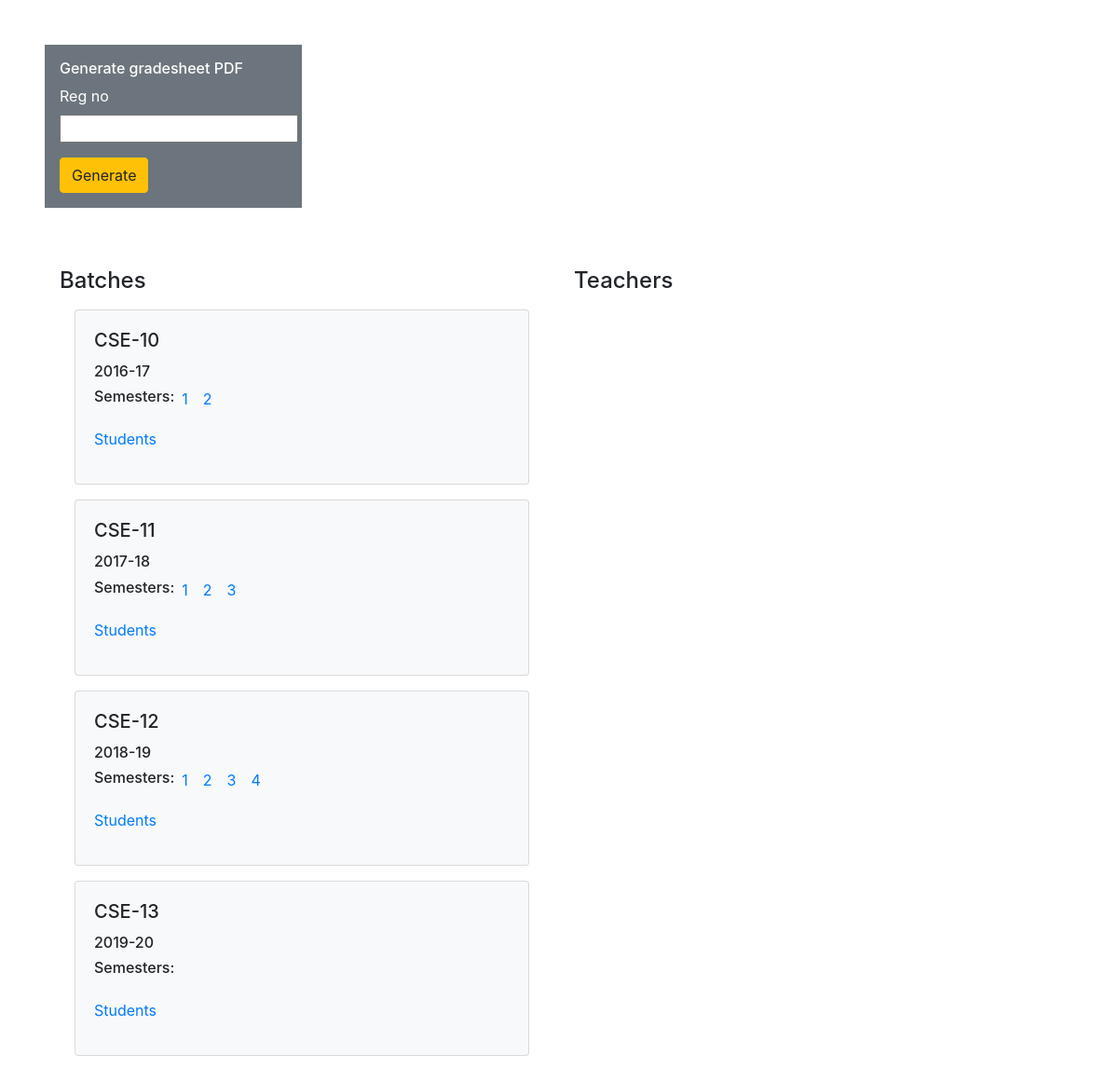
The app's page /, older data.
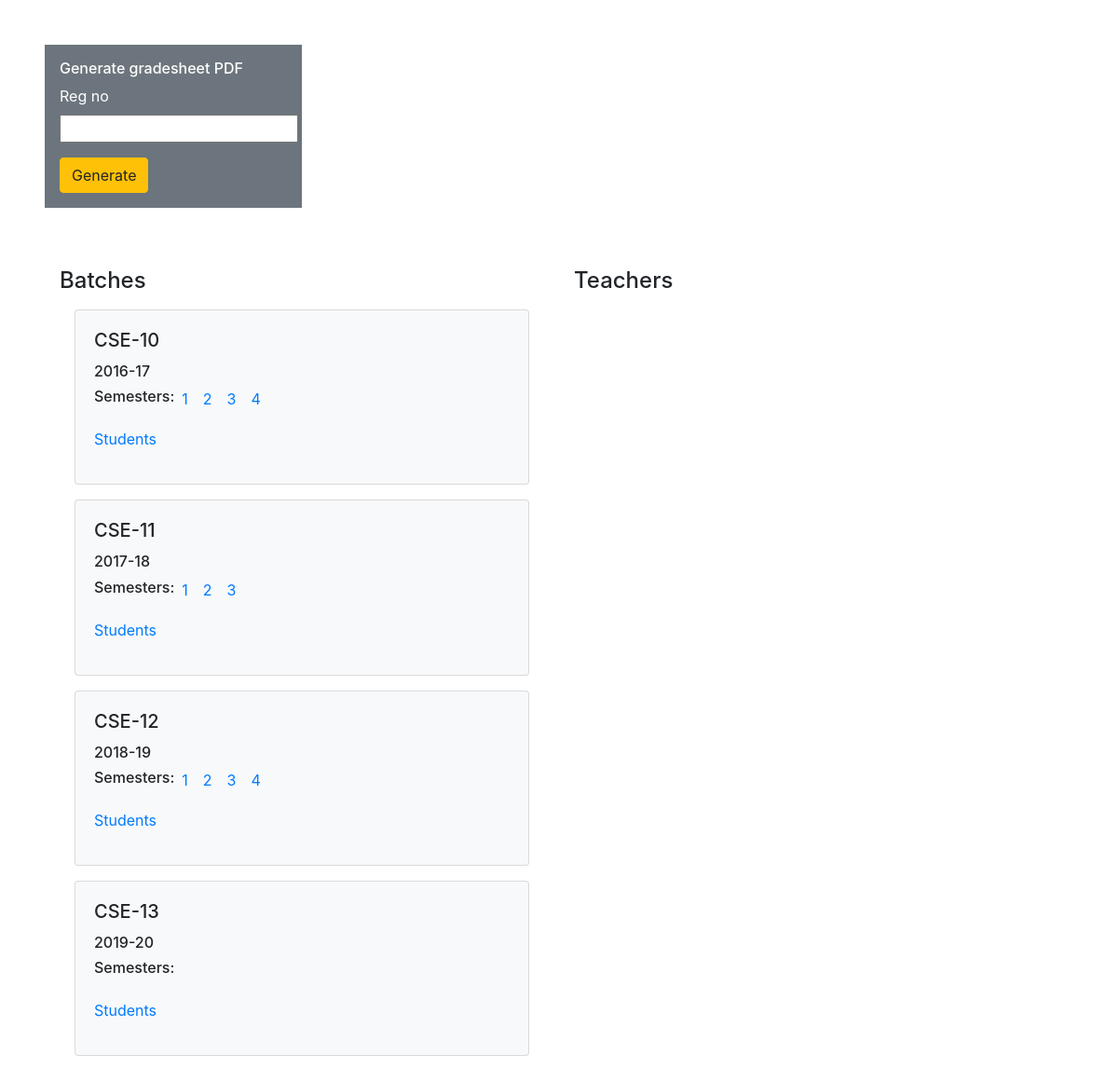
The same page, newer data.
### main/models.py (models this page shows)
class Batch(models.Model):
    id = models.AutoField
    batch_id = models.CharField(max_length=18, default="") # It shall be removed later, all the work will be modified accrodingly
    batch_no = models.CharField(max_length=6, default="")
    session = models.CharField(max_length=8, default="")

class Semester(models.Model):
    id = models.AutoField
    batch_no = models.CharField(max_length=8, default="")
    semester_no = models.IntegerField(default=None)

### RMS1/views.py (the view, shortened to what this page needs)
# urls.py: path('', views.dashboard, name="dashboard"),
def dashboard(request):
    teachers = Teacher.objects.all()
    batches_collection = Batch.objects.all()
    batches = list()
    for batch in batches_collection:
        new_dict = dict()
        semester_list = Semester.objects.filter(batch_no=batch.batch_no)
        new_list = list()
        for semester in semester_list:
            new_list.append(semester)
        new_dict['batch_id'] = batch.batch_id
        new_dict['batch_no'] = batch.batch_no
        new_dict['session'] = batch.session
        new_dict['semesters'] = new_list
        batches.append(new_dict)
    return render(request, 'index.html', {'batches' : batches, 'teachers' : teachers})

### RMS1/templates/index.html (shortened to what this page needs)
{% extends 'main/base.html' %}
{% block body %}
<section class="gradesheet_generator m-5">
    <form method="post" class="w-25 bg-secondary text-white p-3"> {% csrf_token %}
        <h6>Generate gradesheet PDF</h6>
        <div class="form-group">
            <label for="session">Reg no</label>
            <input type="text" name="reg_no" id="reg_no" required>
        </div>
        <button type="submit" class="btn btn-warning">Generate</button>
    </form>
</section>
<section class="row m-5">
    <section class="batch-list p-3 col">
        <h4>Batches</h4>
        {% for batch in batches %}
        <div class="card bg-light m-3">
            <div class="card-body">
                <h5 class="card-title">{{batch.batch_no}}</h5>
                <h6 class="card-text">{{batch.session}}</h6>
                <ul class="list-unstyled d-flex">
                    <h6>Semesters: </h6>
                    {% for semester in batch.semesters %}
                        {% if semester.batch_no == batch.batch_no  %}
                            <li class="mx-2">
                                <a href="main/semester_view/{{semester.batch_no}}/{{semester.semester_no}}">{{semester.semester_no}}</a>
                            </li>
                        {% endif %}
                    {% endfor %}
                </ul>
                <p><a href="main/students_view/{{batch.batch_no}}">Students</a></p>
            </div>
        </div>
        {% endfor %}
    </section>
    <section class="teacher-list p-3 col">
        <h4>Teachers</h4>
    </section>
</section>
{% endblock %}

Row changes from the older to the newer data that the page shows:
added Semester: semester_no "3", shown under "CSE-10"
added Semester: semester_no "4", shown under "CSE-10"
